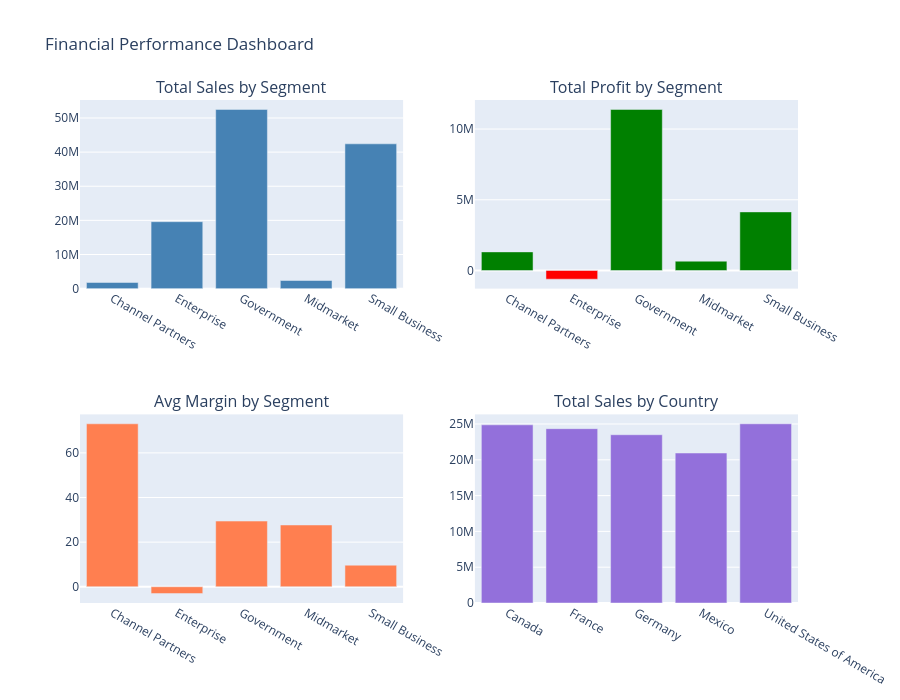

Notebook cell for this chart:
### Code cell
from plotly.subplots import make_subplots
import plotly.graph_objects as go

sales_seg = df.groupby('Segment')['Sales'].sum().reset_index()
profit_seg = df.groupby('Segment')['Profit'].sum().reset_index()
margin_seg = df.groupby('Segment')['Profit Margin %'].mean().reset_index()
sales_country = df.groupby('Country')['Sales'].sum().reset_index()

fig = make_subplots(
    rows=2, cols=2,
    subplot_titles=['Total Sales by Segment', 'Total Profit by Segment',
                    'Avg Margin by Segment', 'Total Sales by Country']
)

fig.add_trace(go.Bar(x=sales_seg['Segment'], y=sales_seg['Sales'],
                     marker_color='steelblue', name='Sales'), row=1, col=1)
fig.add_trace(go.Bar(x=profit_seg['Segment'], y=profit_seg['Profit'],
                     marker_color=['green' if v > 0 else 'red' for v in profit_seg['Profit']],
                     name='Profit'), row=1, col=2)
fig.add_trace(go.Bar(x=margin_seg['Segment'], y=margin_seg['Profit Margin %'],
                     marker_color='coral', name='Margin'), row=2, col=1)
fig.add_trace(go.Bar(x=sales_country['Country'], y=sales_country['Sales'],
                     marker_color='mediumpurple', name='Country Sales'), row=2, col=2)

fig.update_layout(height=700, title_text='Financial Performance Dashboard',
                  showlegend=False)
fig.show()

### Figure 1 — Plotly figure (JSON) as saved in the notebook; plotly's stock layout.template omitted (floating-point values rounded to 4 significant figures)
{"data": [{"marker": {"color": "steelblue"}, "name": "Sales", "type": "bar", "x": ["Channel Partners", "Enterprise", "Government", "Midmarket", "Small Business"], "xaxis": "x", "y": [1801000.0, 19610000.0, 52500000.0, 2382000.0, 42430000.0], "yaxis": "y"}, {"marker": {"color": ["green", "red", "green", "green", "green"]}, "name": "Profit", "type": "bar", "x": ["Channel Partners", "Enterprise", "Government", "Midmarket", "Small Business"], "xaxis": "x2", "y": [1317000.0, -614500.0, 11390000.0, 660100.0, 4143000.0], "yaxis": "y2"}, {"marker": {"color": "coral"}, "name": "Margin", "type": "bar", "x": ["Channel Partners", "Enterprise", "Government", "Midmarket", "Small Business"], "xaxis": "x3", "y": [73.02, -3.057, 29.44, 27.67, 9.67], "yaxis": "y3"}, {"marker": {"color": "mediumpurple"}, "name": "Country Sales", "type": "bar", "x": ["Canada", "France", "Germany", "Mexico", "United States of America"], "xaxis": "x4", "y": [24890000.0, 24350000.0, 23510000.0, 20950000.0, 25030000.0], "yaxis": "y4"}], "layout": {"annotations": [{"font": {"size": 16}, "showarrow": false, "text": "Total Sales by Segment", "x": 0.225, "xanchor": "center", "xref": "paper", "y": 1, "yanchor": "bottom", "yref": "paper"}, {"font": {"size": 16}, "showarrow": false, "text": "Total Profit by Segment", "x": 0.775, "xanchor": "center", "xref": "paper", "y": 1, "yanchor": "bottom", "yref": "paper"}, {"font": {"size": 16}, "showarrow": false, "text": "Avg Margin by Segment", "x": 0.225, "xanchor": "center", "xref": "paper", "y": 0.375, "yanchor": "bottom", "yref": "paper"}, {"font": {"size": 16}, "showarrow": false, "text": "Total Sales by Country", "x": 0.775, "xanchor": "center", "xref": "paper", "y": 0.375, "yanchor": "bottom", "yref": "paper"}], "height": 700, "showlegend": false, "title": {"text": "Financial Performance Dashboard"}, "xaxis": {"anchor": "y", "domain": [0, 0.45]}, "xaxis2": {"anchor": "y2", "domain": [0.55, 1]}, "xaxis3": {"anchor": "y3", "domain": [0, 0.45]}, "xaxis4": {"anchor": "y4", "domain": [0.55, 1]}, "yaxis": {"anchor": "x", "domain": [0.625, 1]}, "yaxis2": {"anchor": "x2", "domain": [0.625, 1]}, "yaxis3": {"anchor": "x3", "domain": [0, 0.375]}, "yaxis4": {"anchor": "x4", "domain": [0, 0.375]}}}
